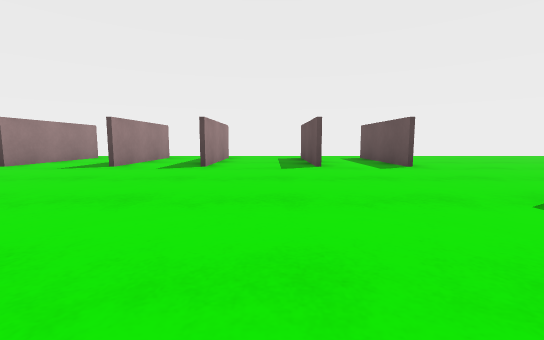
view 1 (above)

24 first-person views from a walk through a Unity game level. The camera is 0.51 m above the floor, tilts 6° down and sees 90° across. The floor is counted in squares, 1 m on a side. Each view is taken from the middle of a square. On the plan, view 1 faces up. The plan holds only what a view shows up to about 9 squares ahead; the rest is blank. The place goes on beyond the plan. The player is left out. Surface patterns are stand-ins for the level's own textures.

view 2
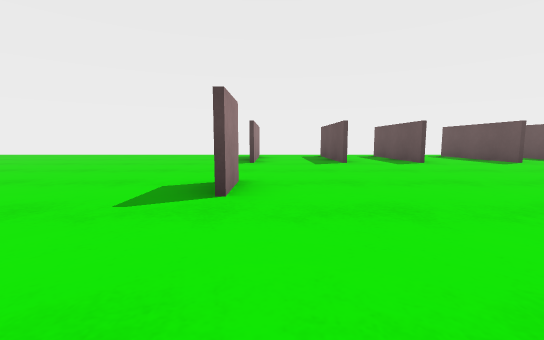

view 3
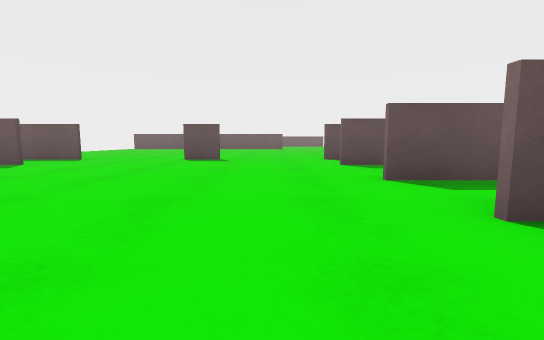

view 4
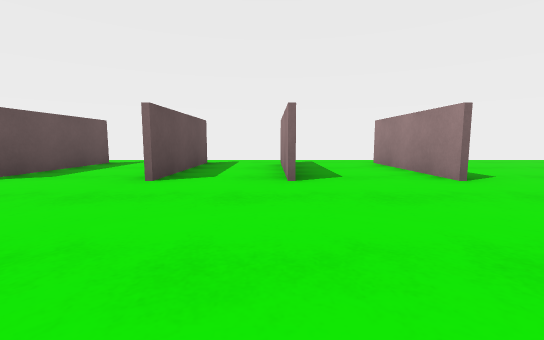

view 5
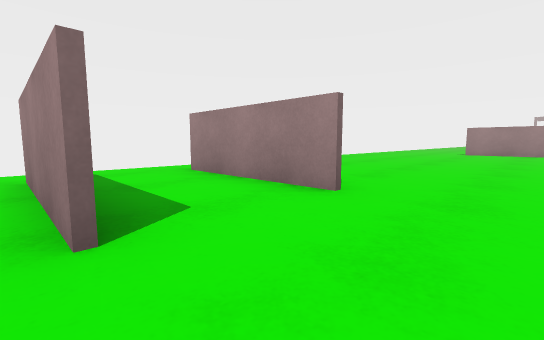

view 6
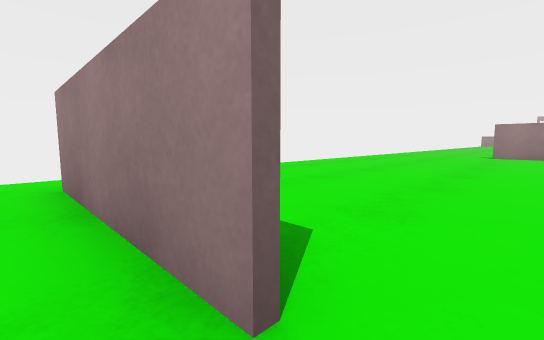

view 7
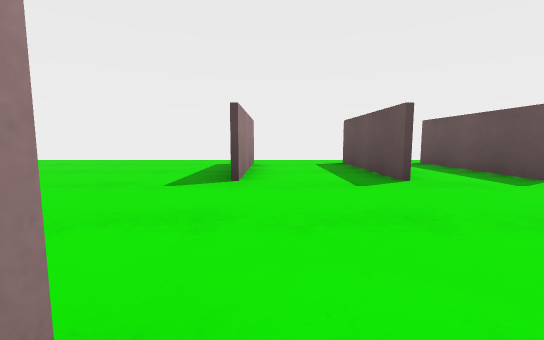

view 8
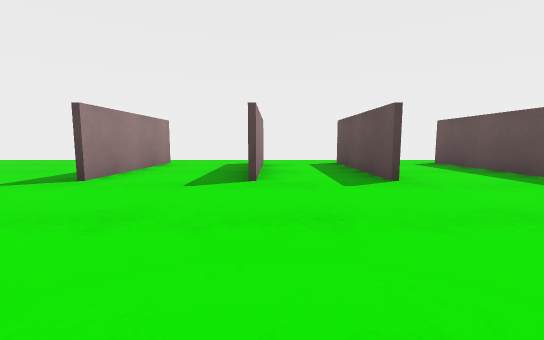

view 9
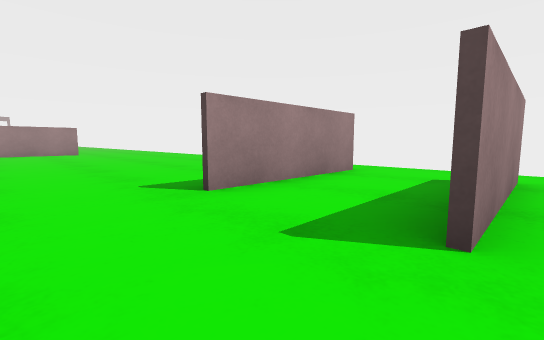

view 10
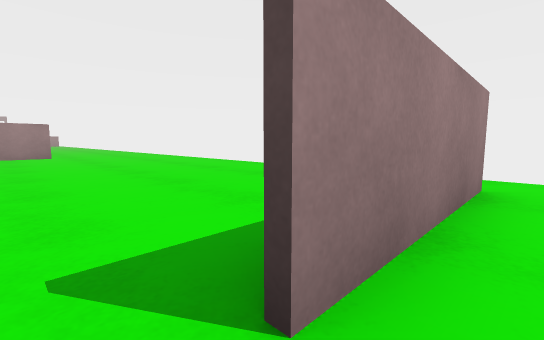

view 11
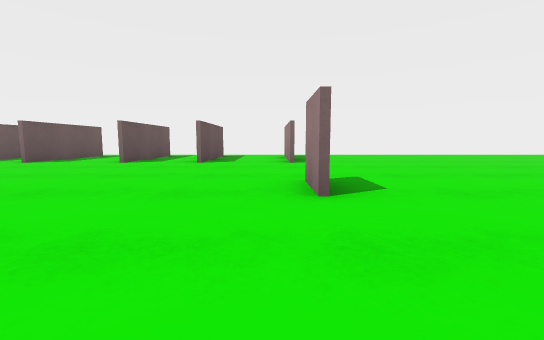

view 12
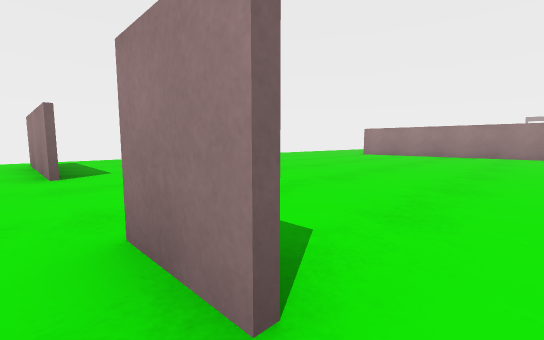

view 13
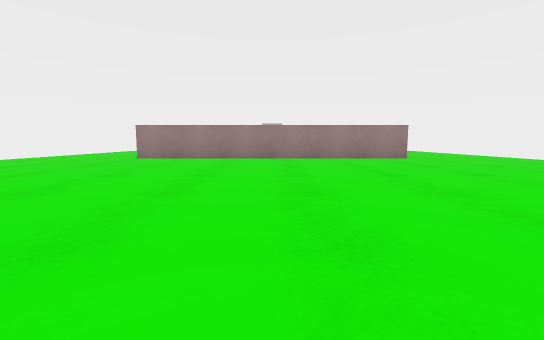

view 14
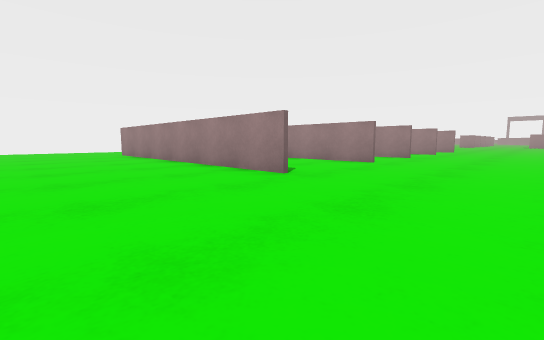

view 15
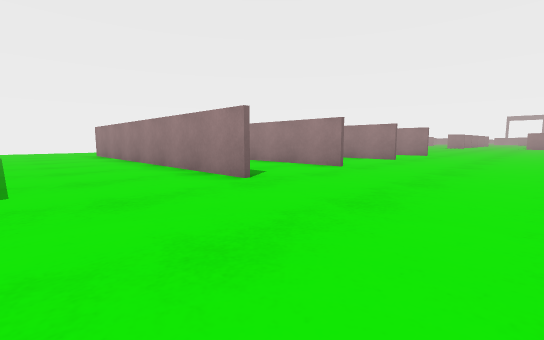

view 16
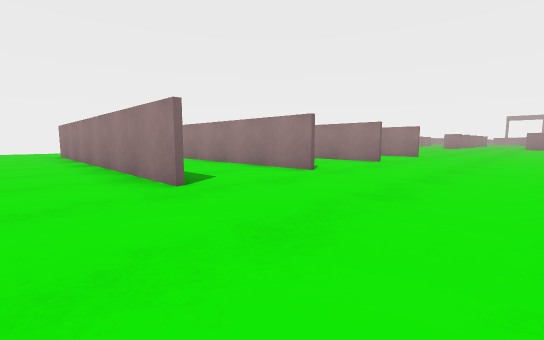

view 17
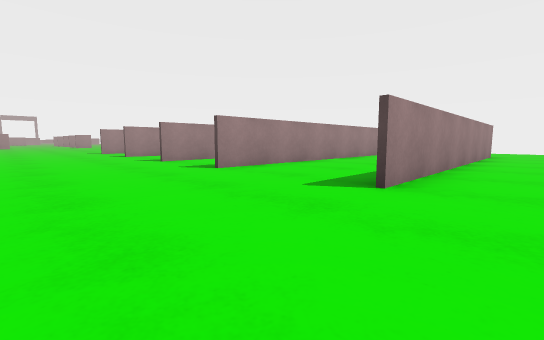

view 18
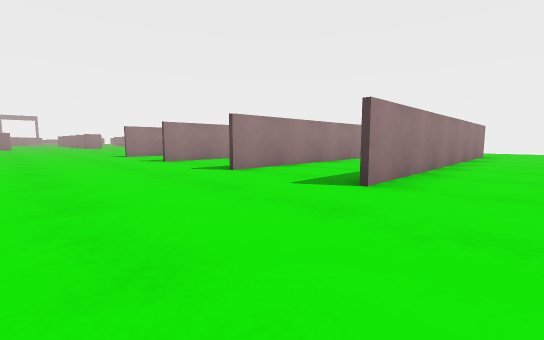

view 19
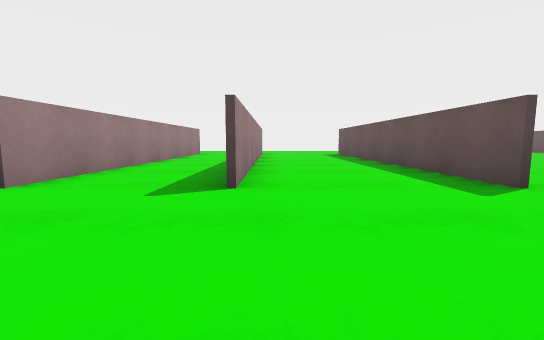

view 20
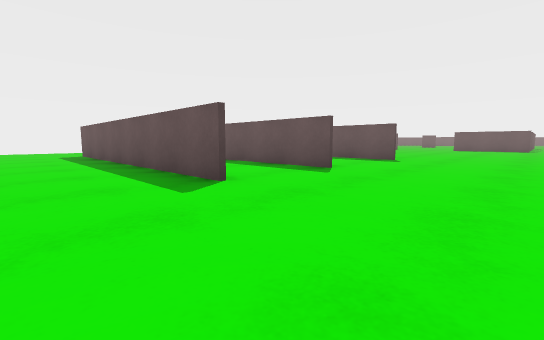

view 21
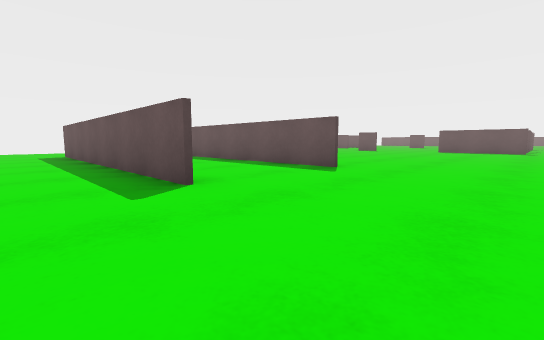

view 22
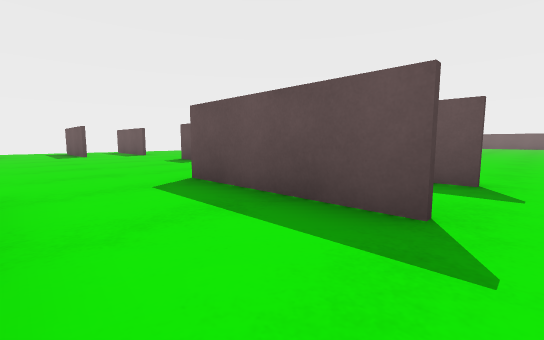

view 23
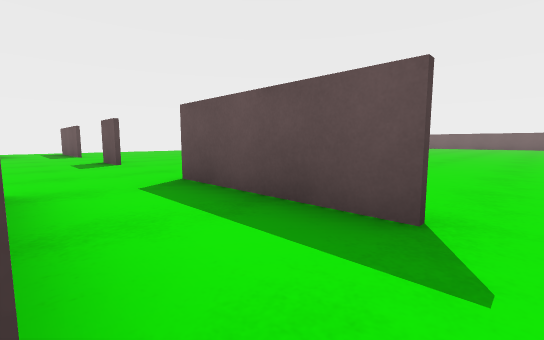

view 24
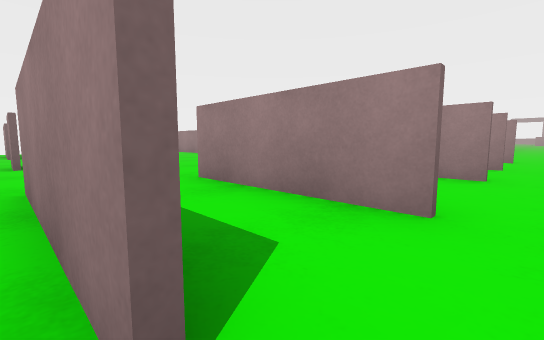

### Floor plan
Points are (right, up) in squares from view 1. A wall is a line through its corners. A room is listed if a view was taken in it or the views show most of it. See-through windows are left out.
Room 1 (views 1, 2, 3, 4, 5, 6, 7, 8, 9, 10, 11, 12, 13, 14, 15, 16, 17, 18, 19, 20, 21, 22, 23, 24)
walls: (-5.4, 2.6) (-5.4, 1.5); (-5.4, -1.4) (-5.4, -4.5); (-15.2, 6.1) (-15.2, -2.1); (-15.3, -2.1) (-15.3, 4.1); (-3.3, 5.5) (-3.3, 8.5); (-3.2, -1.4) (-3.2, -4.5); (-5.4, 8.6) (-5.4, 5.5); (-3.3, -4) (-3.3, -1.5); (-18.4, 6.1) (-18.4, -2.1); (-18.5, -2.1) (-18.5, 6.1); (-3.2, 8.6) (-3.2, 5.5); (-1.4, -4.5) (-1.4, -1.5); (-1.4, 8.6) (-1.4, 5.5) (-1.4, 8.5); (0.9, 5.4) (0.9, 8.5); (-20.9, 6.1) (-20.9, -2.1); (-21, -2.1) (-21, 5.9); (0.9, -4.6) (0.9, -1.5); (1, 8.6) (1, 5.5); (2.8, 5.4) (2.8, 8.5)
ways out: opening at (1, -5); opening at (2, -1)

Positions as (right, up) in squares from view 1, and headings:
1: (0, 0), facing up
2: (-5, -1), facing up
3: (-5, 0), facing right
4: (-3, 2), facing down
5: (-3, 0), facing down-left
6: (-5, -1), facing down-left
7: (-5, 2), facing up
8: (-3, 2), facing up
9: (-3, 4), facing up-left
10: (-5, 5), facing up-left
11: (-5, 5), facing down
12: (-5, 3), facing down-left
13: (-7, 2), facing left
14: (-12, 9), facing down-left
15: (-16, 9), facing down-left
16: (-17, 9), facing down-left
17: (-14, -5), facing up-left
18: (-17, -5), facing up-left
19: (-18, -5), facing up
20: (-23, -5), facing up-right
21: (-20, -5), facing up-right
22: (-1, -5), facing up-right
23: (1, -5), facing up-right
24: (3, 9), facing down-left
